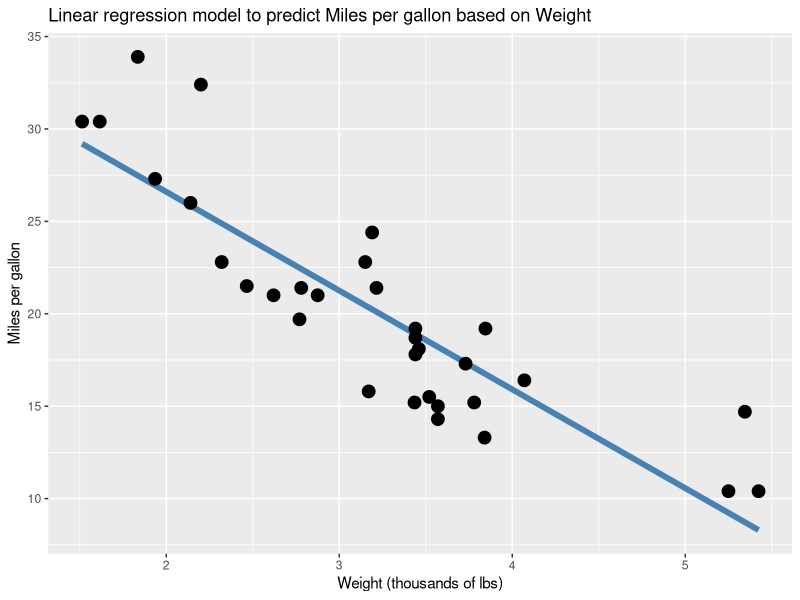
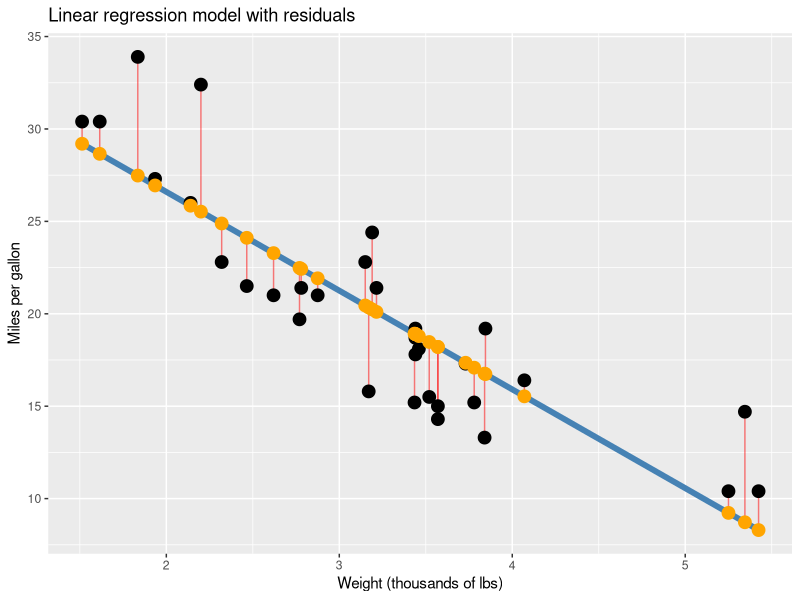
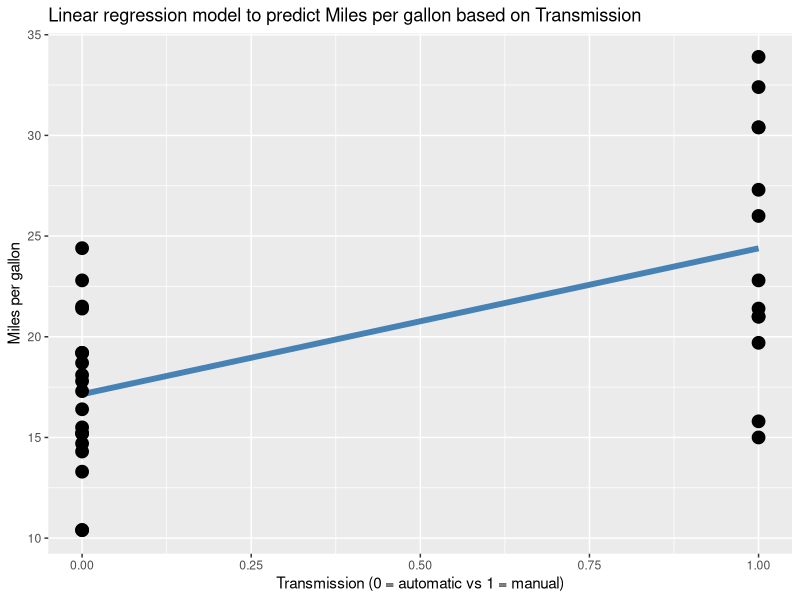

The R script that drew these images, in order:
## ---- chunk 1
# The following code is a basic setup of options for your document
knitr::opts_chunk$set(echo = TRUE,
                      eval = TRUE, 
                      warning = TRUE,
                      message = FALSE,
                      fig.align = "center", 
                      R.options = list(max.print=50))

# Edit the file starting below

## ---- chunk 2
# Load packages 
library(tidyverse)
## ---- chunk 3
# Looks familiar?
head(mtcars)
## ---- chunk 4
# Represent the relationship with a model
mtcars |>
  ggplot(aes(x = wt, y = mpg)) +
  # Consider a linear regression model
  geom_smooth(method = "lm", se = FALSE, color = "steelblue", size = 2) +
  geom_point(size = 4) + 
  labs(x = "Weight (thousands of lbs)",
       y = "Miles per gallon",
       title = "Linear regression model to predict Miles per gallon based on Weight")
## ---- chunk 5
# Fit the model
fit_lin <- lm(mpg ~ wt, data = mtcars)

# Take a look at the model summary
summary(fit_lin)
## ---- chunk 6
# Write and submit code here!

## ---- chunk 7
mtcars |> 
  # Calculate predicted values
  mutate(predicted = predict(fit_lin)) |>
  # Just show the variables of interest
  select(wt, mpg, predicted)
## ---- chunk 8
# Find predicted values for new data
rav4 <- data.frame(wt = 3.5)
predict(fit_lin, newdata = rav4)
## ---- chunk 9
# Write and submit code here!

## ---- chunk 10
mtcars |> 
  # First add predicted values based on model
  mutate(predicted = predict(fit_lin)) |> 
  # Calculate residuals = observed - predicted
  mutate(residuals = mpg - predicted) |>
  # Only display variables of interest
  select(wt, mpg, predicted, residuals)
## ---- chunk 11
mtcars |> 
  # Calculate residuals
  mutate(residuals = resid(fit_lin)) |>
  select(wt, mpg, residuals)
## ---- chunk 12
mtcars |> 
  # Calculate predicted values
  mutate(predicted = predict(fit_lin)) |> 
  # Use a ggplot to represent the relationship
  ggplot(aes(x = wt, y = mpg)) +
  # Add the linear model
  geom_smooth(method = "lm", se = FALSE, color = "steelblue", size = 2) + 
  # Add residuals = vertical segments from observations to predicted
  geom_segment(aes(xend = wt, yend = predicted), alpha = .5, color = "red") +
  # Display the observed data
  geom_point(size = 4) +
  # Display the predicted (on top of the line)
  geom_point(aes(y = predicted), size = 4, color = "orange") +
  labs(x = "Weight (thousands of lbs)",
       y = "Miles per gallon",
       title = "Linear regression model with residuals")
## ---- chunk 13
# Write and submit code here!

## ---- chunk 14
# Calculate RMSE of regression model: square root of mean residuals squared
sqrt(mean(resid(fit_lin)^2))
## ---- chunk 15
# Report adjusted R-squared of regression model
summary(fit_lin)$adj.r.squared
## ---- chunk 16
# Write and submit code here!

## ---- chunk 17
# Represent the relationship 
mtcars |>
  ggplot(aes(x = am, y = mpg)) +
  # Consider a linear regression model
  geom_smooth(method = "lm", se = FALSE, color = "steelblue", size = 2) +
  geom_point(size = 4) + 
  labs(x = "Transmission (0 = automatic vs 1 = manual)",
       y = "Miles per gallon",
       title = "Linear regression model to predict Miles per gallon based on Transmission")
## ---- chunk 18
# Fit the model
fit_lin <- lm(mpg ~ am, data = mtcars)

# Take a look at the model summary
summary(fit_lin)
## ---- chunk 19
# Write and submit code here!

## ---- chunk 20
# Fit the model
fit_lin <- lm(mpg ~ wt + am, data = mtcars)

# Take a look at the model summary
summary(fit_lin)
## ---- chunk 21
# Write and submit code here!

## ---- chunk 22
# Fit the model using all predictors: refer to all variable with `.` (double check it makes sense to add all predictors)
fit_lin <- lm(mpg ~ ., data = mtcars)

# Take a look at the model summary
summary(fit_lin)
